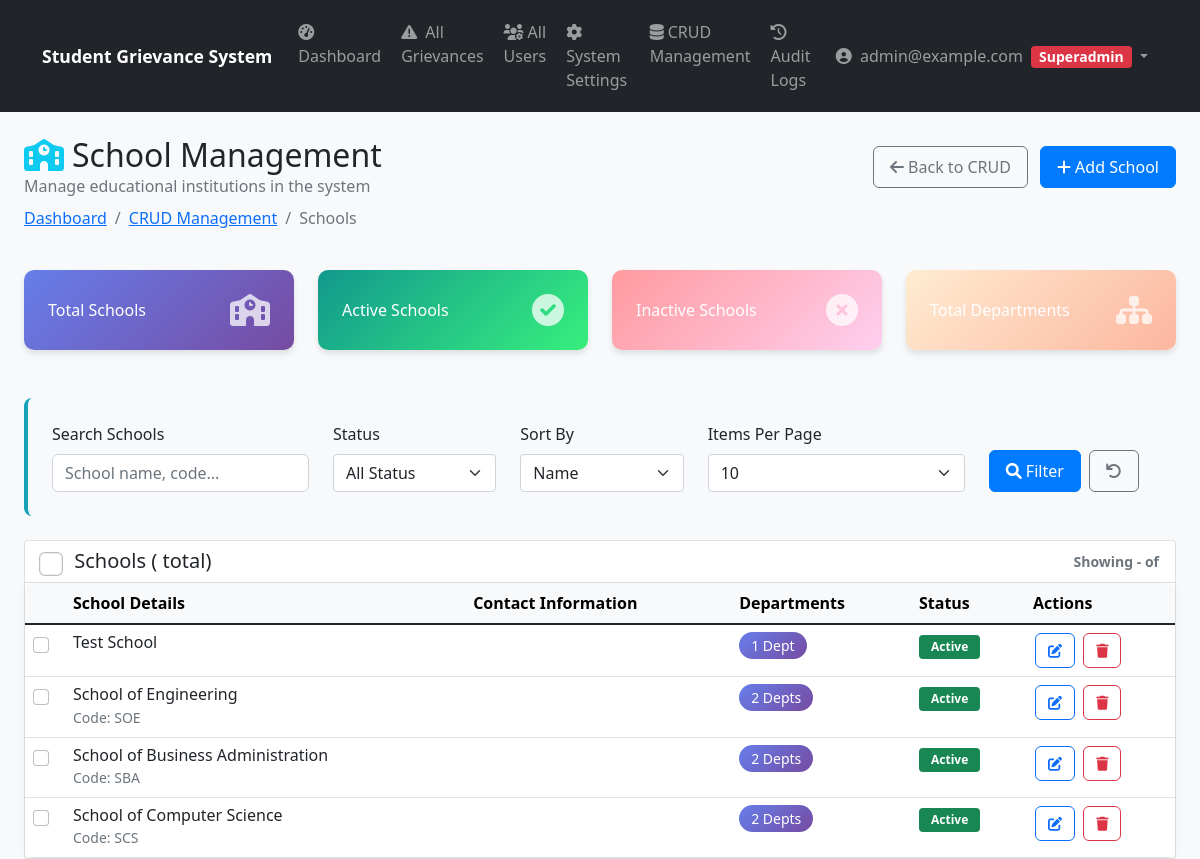
/api/admin-panel/manage/schools/ (signed in), run on an earlier commit of the app's database.
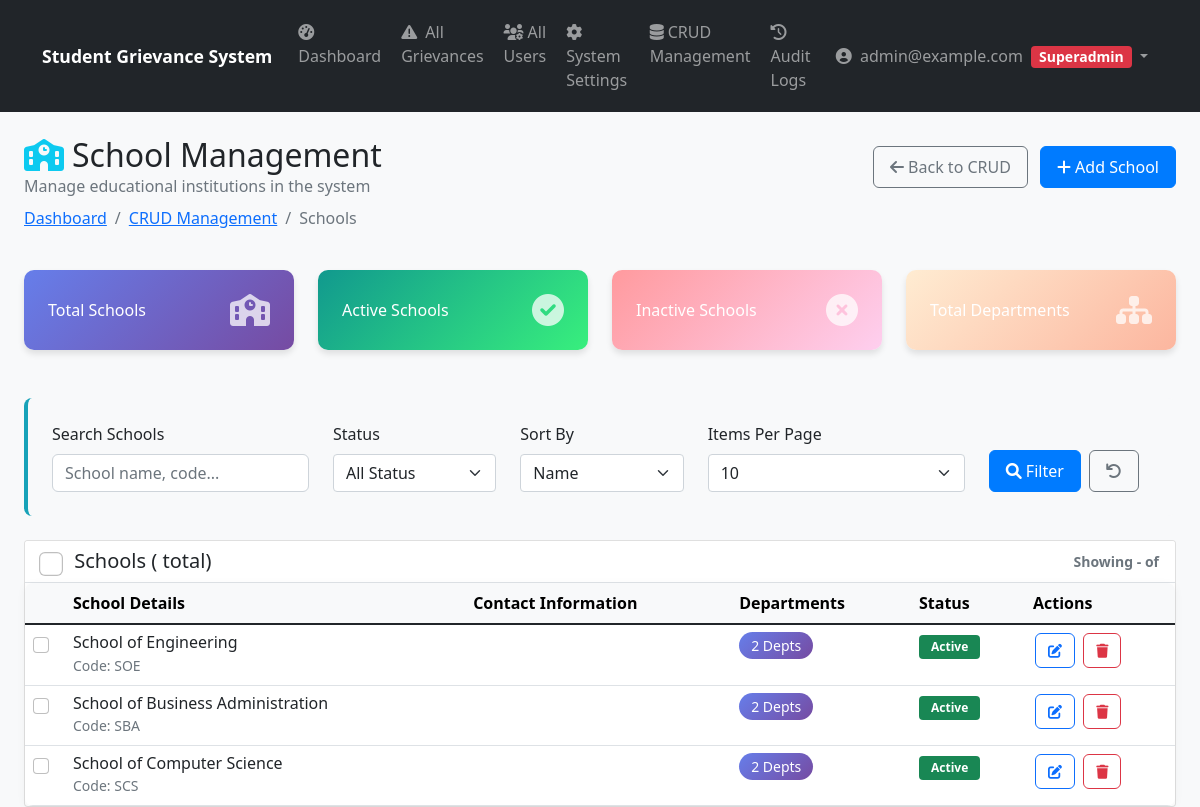
And on a later commit of the database.
### apps/students/models.py (models this page shows, shortened)
class School(models.Model):
    id = models.AutoField(primary_key=True)  # UUID/Auto Primary key
    name = models.CharField(max_length=200, unique=True)  # Name of the school (unique)
    code = models.CharField(max_length=20, blank=True, null=True, unique=True)  # School code (optional)
    description = models.TextField(blank=True, null=True)  # School description
    address = models.TextField(blank=True, null=True)  # School address
    phone = models.CharField(max_length=15, blank=True, null=True)  # Contact phone
    email = models.EmailField(blank=True, null=True)  # Contact email
    website = models.URLField(blank=True, null=True)  # School website
    established_year = models.IntegerField(blank=True, null=True)  # Year established
    accreditation = models.CharField(max_length=100, blank=True, null=True)  # Accreditation info
    campus_size = models.CharField(max_length=100, blank=True, null=True)  # Campus size
    student_capacity = models.IntegerField(blank=True, null=True)  # Student capacity
    is_active = models.BooleanField(default=True)  # Active status
    created_at = models.DateTimeField(auto_now_add=True)
    updated_at = models.DateTimeField(auto_now=True)
    class Meta:
        verbose_name = "School"
        verbose_name_plural = "Schools"

### apps/admin_panel/views.py (the view)
# urls.py: path('manage/schools/', views.school_management, name='school_management'),
@login_required
def school_management(request):
    if not hasattr(request.user, 'is_admin') or not request.user.is_admin:
        messages.error(request, 'Access denied - Admin privileges required')
        return redirect('authentication:login')
    from apps.students.models import School
    search = request.GET.get('search', '')
    schools = School.objects.all()
    if search:
        schools = schools.filter(name__icontains=search)
    schools = schools.annotate(
        department_count=Count('departments')
    ).order_by('-created_at')
    paginator = Paginator(schools, 10)
    page_number = request.GET.get('page')
    schools = paginator.get_page(page_number)
    context = {
        'schools': schools,
        'search': search,
        'page_title': 'School Management'
    }
    return render(request, 'admin_panel/school_management.html', context)

### apps/authentication/models.py (called while the page is built)
    def get_display_name(self):
        if hasattr(self, 'student_profile') and self.student_profile.name:
            return self.student_profile.name
        return self.email

    @property
    def is_student(self):
        return self.role == 'student'

    @property
    def is_admin(self):
        return self.role in ['admin', 'superadmin', 'officer']

    @property
    def is_superadmin(self):
        return self.role == 'superadmin'

### apps/students/context_processors.py (called while the page is built)
def student_notifications(request):
    if request.user.is_authenticated and request.user.is_student:
        notifications = get_student_notifications(request.user)
        return {
            'student_notifications': notifications,
            'notifications_count': len(notifications)
        }
    return {
        'student_notifications': [],
        'notifications_count': 0
    }

### templates/admin_panel/school_management.html (shortened to what the changed rows need)
{% extends 'base.html' %}
{% load static %}
{% block content %}
<div class="container-fluid">
    <div class="row mb-4">
        <div class="col-12">
            <div class="d-flex justify-content-between align-items-center">
                <div>
                    <h2 class="mb-0">
                        <i class="fas fa-school me-2 text-info"></i>School Management
                    </h2>
                </div>
            </div>
        </div>
    </div>
    {% if schools %}
    <div class="row">
        <div class="col-12">
            <div class="card">
                <div class="card-body p-0">
                    <div class="table-responsive">
                        <table class="table table-hover mb-0">
                            <thead class="table-light">
                                <tr>
                                    <th width="40"></th>
                                    <th>School Details</th>
                                    <th>Contact Information</th>
                                    <th>Departments</th>
                                    <th>Status</th>
                                    <th width="150">Actions</th>
                                </tr>
                            </thead>
                            <tbody>
                                {% for school in schools %}
                                <tr>
                                    <td>
                                        <input type="checkbox" class="form-check-input school-checkbox" value="{{ school.id }}">
                                    </td>
                                    <td>
                                        <div>
                                            <h6 class="mb-0">{{ school.name }}</h6>
                                            {% if school.code %}
                                            <small class="text-muted">Code: {{ school.code }}</small><br>
                                            {% endif %}
                                        </div>
                                    </td>
                                    <td>
                                    </td>
                                    <td>
                                        <span class="department-count">{{ school.departments.count }} Dept{% if school.departments.count != 1 %}s{% endif %}</span>
                                    </td>
                                    <td>
                                        {% if school.is_active %}
                                        <span class="badge bg-success school-badge">Active</span>
                                        {% else %}
                                        <span class="badge bg-secondary school-badge">Inactive</span>
                                        {% endif %}
                                    </td>
                                    <td>
                                        <div class="action-buttons">
                                            <a href="{% url 'admin_panel:school_edit' school.id %}" class="btn btn-sm btn-outline-primary" title="Edit">
                                                <i class="fas fa-edit"></i>
                                            </a>
                                            <button class="btn btn-sm btn-outline-danger delete-btn" data-id="{{ school.id }}" data-name="{{ school.name }}" title="Delete">
                                                <i class="fas fa-trash"></i>
                                            </button>
                                        </div>
                                    </td>
                                </tr>
                                {% endfor %}
                            </tbody>
                        </table>
                    </div>
                </div>
            </div>
        </div>
    </div>
    {% endif %}
</div>
{% endblock %}

What changed in the data, as far as the page shows it:
removed School: name "Test School", departments.count "1", is_active "Active"
